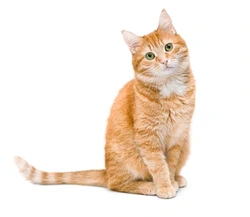
#> input picture 6 sem/cv/3/cat.jpg, 250 x 217 px, found by its file name
$ python task2.py   (older library calls are emulated)
#> lines starting #> are read from the running program, lines starting #| are printed output that depends on the picture; after the words box and inside, x2 and y2 are one past the last pixel; in counts of white or black regions, pixels touching at a corner belong together
import cv2
import matplotlib.pyplot as plt

img = cv2.imread(r'D:\Study\uni\university\6 sem\cv\3\cat.jpg', cv2.IMREAD_GRAYSCALE)
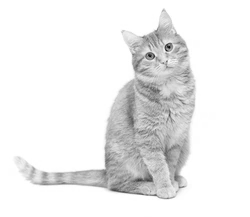
#> img: shape (217, 250); min 6, max 255, mean 236.6

# Sobel operator
sobelx = cv2.Sobel(img, cv2.CV_64F, 1, 0, ksize=3)  # Horizontal edges
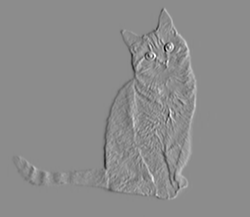
#> sobelx: shape (217, 250) float64; min -632, max 518, mean 0; drawn with min black and max white
sobely = cv2.Sobel(img, cv2.CV_64F, 0, 1, ksize=3)  # Vertical edges
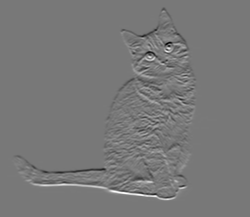
#> sobely: shape (217, 250) float64; min -577, max 639, mean 0; drawn with min black and max white


sobel = cv2.sqrt(cv2.addWeighted(cv2.pow(sobelx, 2.0), 1.0, cv2.pow(sobely, 2.0), 1.0, 0.0))
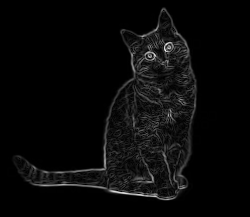
#> sobel: shape (217, 250) float64; min 0, max 735.4, mean 26.7; drawn with min black and max white


_, sobel_thresh = cv2.threshold(sobel, 100, 255, cv2.THRESH_BINARY)
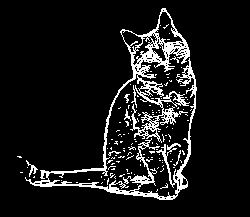
#> sobel_thresh: shape (217, 250) float64; 9.6% white in thin lines or dots, all inside (x1, y1, x2, y2) = (17, 8, 197, 200)


plt.figure(figsize=(15, 5))

plt.subplot(1, 3, 1)
plt.title('Оригинал')
plt.imshow(img, cmap='gray')
plt.axis('off')

plt.subplot(1, 3, 2)
plt.title('Sobel X')
plt.imshow(sobelx, cmap='gray')
plt.axis('off')

plt.subplot(1, 3, 3)
plt.title('Sobel Combined')
plt.imshow(sobel_thresh, cmap='gray')
plt.axis('off')

plt.tight_layout()
plt.savefig('sobel_edges.png')
plt.show()


cv2.imwrite('sobel_edges.png', sobel_thresh)
